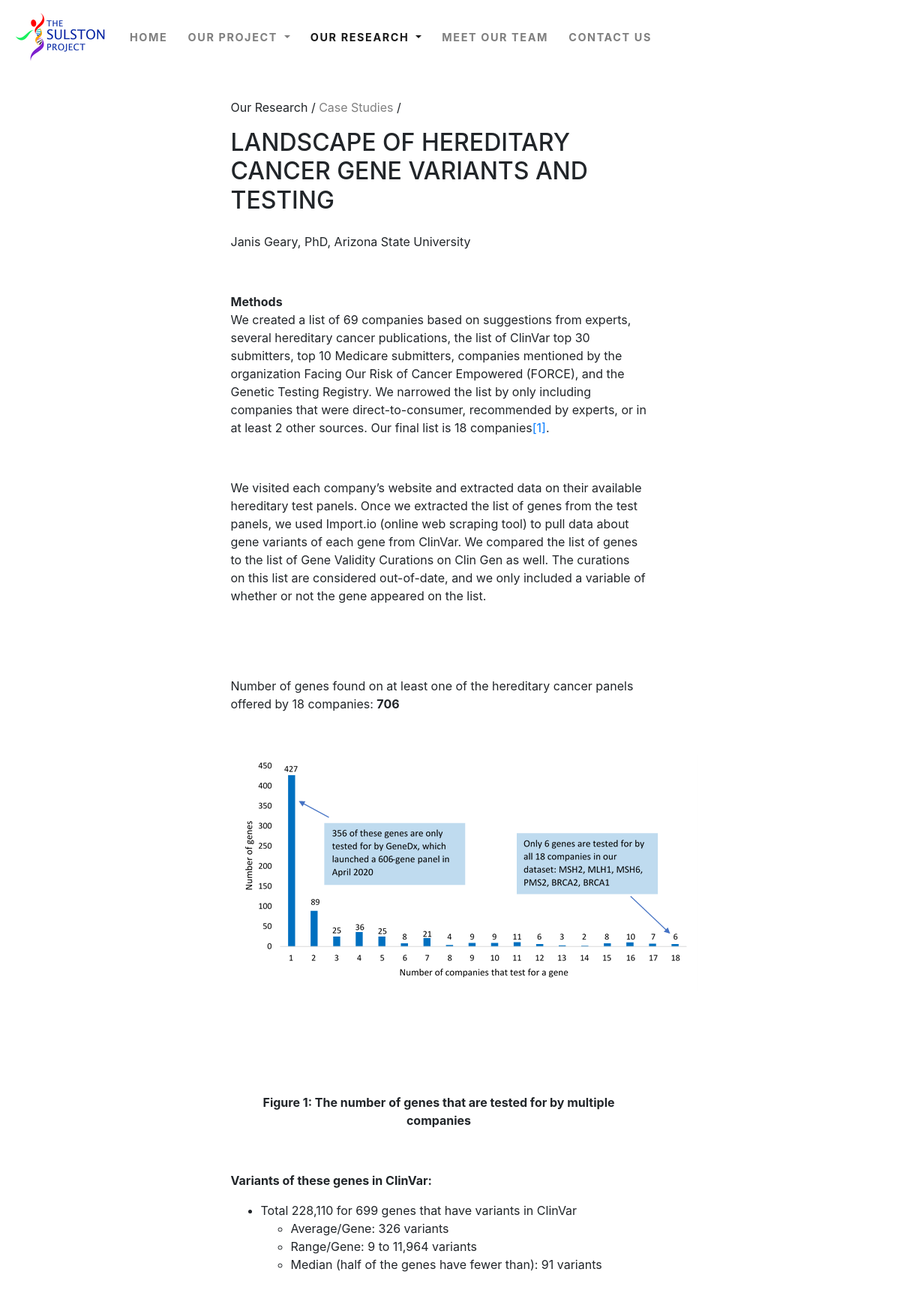
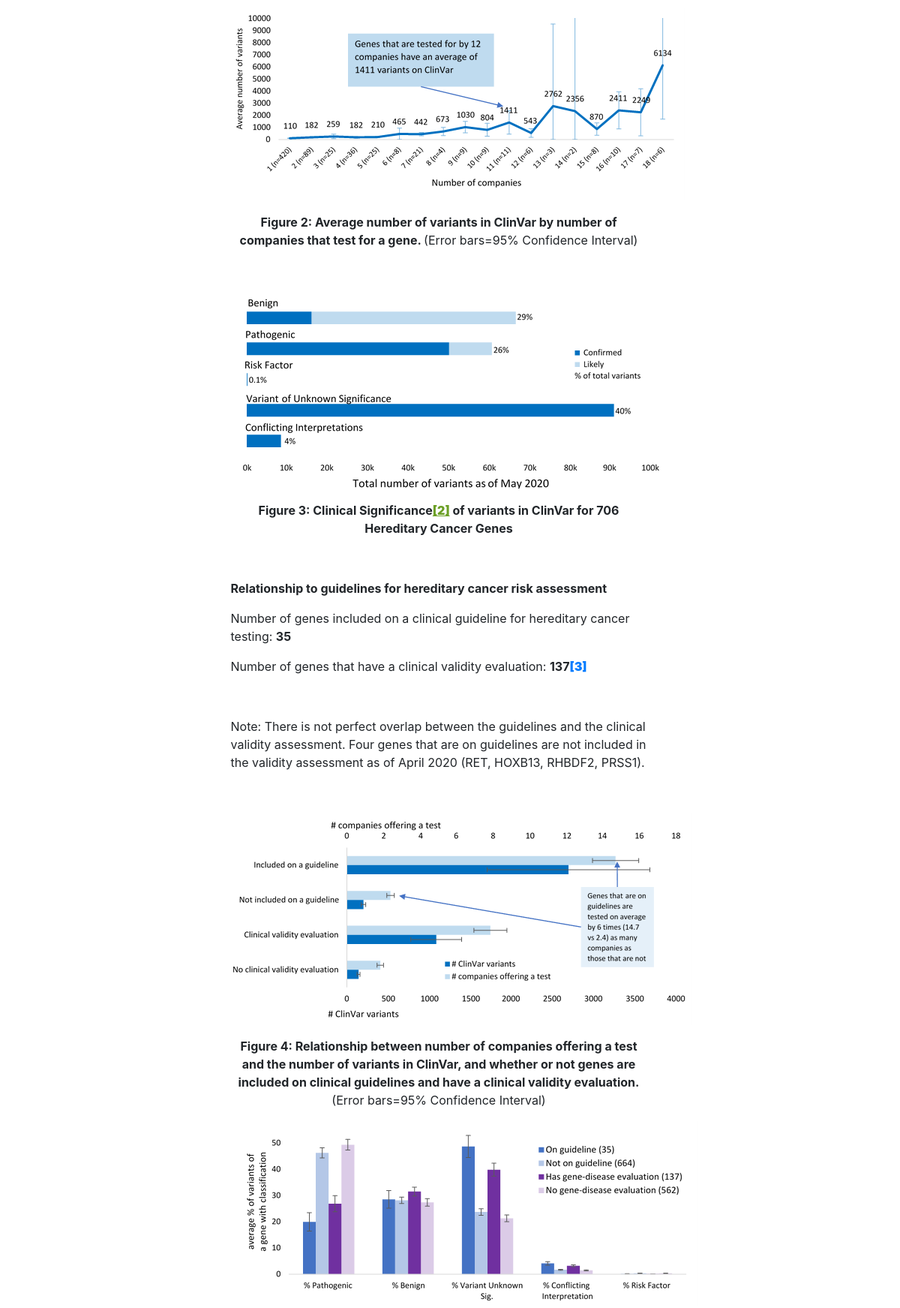
Page /resources/case-study/a546dd5cfadc46bebf8b5cea977503b8/ (upper part) on the committed database (2 pictures, top to bottom).
### resources/models.py (models this page shows)
class Post(models.Model):
    title = models.CharField(max_length=255)
    description = models.TextField()
    content = RichTextUploadingField(blank=True)
    presentation_link = models.TextField(blank=True)
    show_presentation_link = models.BooleanField(default=False)
    uuid = models.UUIDField(
        primary_key=True, default=uuid.uuid4, editable=True)
    view = models.BooleanField(default=False)
    order = models.IntegerField(default=0)
    def __str__(self):
        return 'Case Studies: ' + self.title
    class Meta:
        verbose_name = 'Case Studies'

### resources/views.py (the view)
# urls.py: path('case-study/<uuid>/', views.case_study, name='case_study'),
def case_study(request, uuid):
    posts = Post.objects.all().get(uuid=uuid)
    bookmark = Bookmarks.objects.all().filter(post=posts)
    context = {
        "bookmarks": bookmark,
        "posts": posts,
    }
    print(context)
    return render(request, "post.html", context)

### resources/models.py (called while the page is built)
    def __str__(self):
        return 'Bookmarks: ' + self.title

### resources/templates/post.html (shortened to what this page needs)
{% extends "base.html" %}
{% block page_content %}
{% load static %}
<nav class="navbar navbar-expand-lg navbar-light bg-light" id="nav1">
  <a class="navbar-brand" href="{% url 'hello_world' %}"
    ><img src="{% static 'logo.png' %}"
  /></a>
  <div class="collapse navbar-collapse" id="navbarSupportedContent">
    <ul class="navbar-nav mr-auto">
      <li class="nav-item">
        <a class="nav-link" href="{% url 'hello_world' %}">Home</a>
      </li>
      <li class="nav-item dropdown">
        <a
          class="nav-link dropdown-toggle"
          href="{% url 'about'%}"
          id="navbarDropdown"
          role="button"
          data-toggle="dropdown"
          aria-haspopup="true"
          aria-expanded="false"
        >
          Our Project
        </a>
      </li>
      <li class="nav-item dropdown active">
        <a
          class="nav-link dropdown-toggle"
          href="#"
          id="navbarDropdown"
          role="button"
          data-toggle="dropdown"
          aria-haspopup="true"
          aria-expanded="false"
        >
          Our Research
        </a>
      </li>
      <li class="nav-item">
        <a class="nav-link" href="{% url 'bio' %}">Meet Our Team</a>
      </li>
      <li class="nav-item">
        <a class="nav-link" href="{% url 'contact' %}">contact us</a>
      </li>
    </ul>
  </div>
</nav>
<div class="row container-fluid">
  <div class="col-md-6 offset-md-3" style="margin-top: 2rem">
    <p>
      Our Research /
      <a href="{% url 'resources' %}" style="color: gray"> Case Studies</a> /
    </p>
    <h3 style="padding-bottom: 1rem">{{posts.title}}</h3>
    {% if posts.show_presentation_link == False%} {{ posts.content | safe }}
	{% endif %}
  </div>
</div>
{% endblock %}

### static/style.css (style rules this page uses)
@media (min-width: 276px) { h3 { font-size: 1.2rem } }
@media (min-width: 576px) { h3 { font-size: 1.4rem } }
@media (min-width: 768px) { h3 { font-size: 1.6rem } }
@media (min-width: 992px) { h3 { font-size: 1.8rem } }
@media (min-width: 1200px) { h3 { font-size: 2rem } }
* { scroll-behavior: smooth; }
.navbar { text-transform: uppercase; font-weight: 700; font-size: .9rem; letter-spacing: .1rem; background-color: white!important; }
.navbar-nav li { padding-right: .7rem; }

### static/fixed.css (style rules this page uses)
body, html { height: 100%; }

### rows in the picture
Post: title "LANDSCAPE OF HEREDITARY CANCER GENE VARIANTS AND TESTING", content "Janis Geary, PhD, Arizona State University Methods We created a list of 69 companies based on suggestions from experts, several hereditary cancer publications, the list of ClinVar top 30 submitters, top 10 Medicare submitters, companies mentioned by the organization Facing Our Risk of Cancer Empowered (FORCE), and the Genetic Testing Registry. We narrowed the list by only including companies that were direct-to-consumer, recommended by experts, or in at least 2 other sources. Our final list is 18 companies [1] . We visited each company’s website and extracted data on their available hereditary test panels. Once we extracted the list of genes from the test panels, we used Import.io (online…", content (picture)
